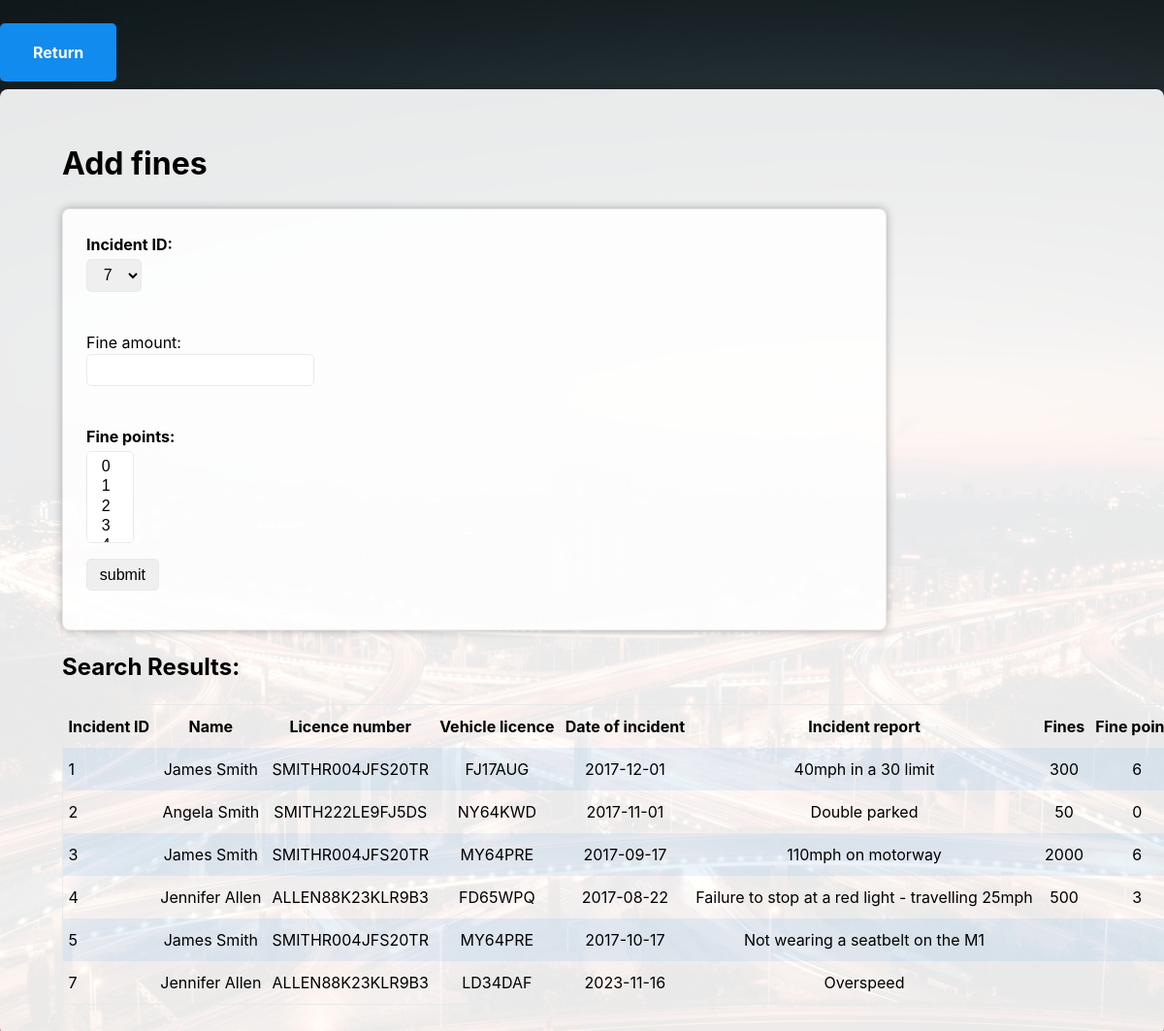
Page /html/coursework2/addfines.php on the committed database.
### tables this page shows
CREATE TABLE `Incident` (
  `Incident_ID` int(11) NOT NULL,
  `Vehicle_ID` int(11) DEFAULT NULL,
  `People_ID` int(11) DEFAULT NULL,
  `Incident_Date` date NOT NULL,
  `Incident_Report` varchar(500) NOT NULL,
  `Offence_ID` int(11) DEFAULT NULL
);

CREATE TABLE `People` (
  `People_ID` int(11) NOT NULL,
  `People_name` varchar(50) NOT NULL,
  `People_address` varchar(50) DEFAULT NULL,
  `People_licence` varchar(16) DEFAULT NULL
);

CREATE TABLE `Vehicle` (
  `Vehicle_ID` int(11) NOT NULL,
  `Vehicle_type` varchar(20) NOT NULL,
  `Vehicle_colour` varchar(20) NOT NULL,
  `Vehicle_licence` varchar(7) DEFAULT NULL
);

CREATE TABLE `Fines` (
  `Fine_ID` int(11) NOT NULL,
  `Fine_Amount` int(11) NOT NULL,
  `Fine_Points` int(11) NOT NULL,
  `Incident_ID` int(11) NOT NULL
);

### html/coursework2/addfines.php (the view, shortened to what this page needs)
<html>
<head>
    <link rel="stylesheet" href="addfines.css">
  </head>
<body>
  <button onclick="window.location.href='index_admin.php'">Return</button>
<main>
  <h1>Add fines</h1>
  <form action="addfines.php" method="post" class="second-form">
  <label for="incident">Incident ID:</label>
  <select name="incident" required>
  <?php
    require('./config/db.inc.php');
    $incident_query="SELECT Incident_ID FROM Incident WHERE NOT EXISTS (SELECT * FROM Fines WHERE Incident.Incident_ID = Fines.Incident_ID)";
    $result1=mysqli_query($conn,$incident_query);
    while($row = mysqli_fetch_assoc($result1)){
      $incident_id=$row['Incident_ID'];
      echo "<option value='$incident_id'>$incident_id</option>";
    }
    ?>
    </select><br/>
    Fine amount:<input type="text" name="fine_amount" required/><br/>
    <label for="point">Fine points:</label>
    <select name="point" id="point" multiple required>
      <option value="0">0</option>
      <option value="1">1</option>
      <option value="2">2</option>
      <option value="3">3</option>
      <option value="4">4</option>
    </select>
    <input type="submit" name="submit" value="submit">
  </form>
  <?php
  require('./config/db.inc.php');
    $sql="SELECT Incident.Incident_ID,People_name,People_licence,Vehicle_licence,Incident_Date,Incident_Report,Fine_Amount,Fine_Points
    FROM Incident
    LEFT JOIN People ON Incident.People_ID=People.People_ID
    LEFT JOIN Vehicle ON Incident.Vehicle_ID=Vehicle.Vehicle_ID
    LEFT JOIN Fines ON Incident.Incident_ID=Fines.Incident_ID";
    $result=mysqli_query($conn,$sql);
    $num=mysqli_num_rows($result);
    if($num>0){
        echo '<H2>Search Results:</h2>';
        echo "<table>";
        echo "<tr><th>Incident ID</th><th>Name</th><th>Licence number</th><th>Vehicle licence</th><th>Date of incident</th><th>Incident report</th><th>Fines</th><th>Fine points</th></tr>";
        while($row = mysqli_fetch_assoc($result)){
            echo "<tr>";
            echo "<td>".$row['Incident_ID']."</td>";
            echo "<td>".$row['People_name']."</td>";
            echo "<td>".$row['People_licence']."</td>";
            echo "<td>".$row['Vehicle_licence']."</td>";
            echo "<td>".$row['Incident_Date']."</td>";
            echo "<td>".$row['Incident_Report']."</td>";
            echo "<td>".$row['Fine_Amount']."</td>";
            echo "<td>".$row['Fine_Points']."</td>";
            echo "</tr>";
        }
        echo "</table>";
    }
  ?>
</main>
</body>
</html>

### html/coursework2/addfines.css (style rules this page uses)
:root { --border-radius: 5px; --box-shadow: 2px 2px 10px; --color: #118bee; --color-accent: #118bee15; --color-bg: #fff; --color-bg-secondary: #e9e9e9; --color-secondary: #920de9; --color-secondary-accent: #920de90b; --color-shadow: #f4f4f4; --color-text: #000; --color-text-secondary: #999; --font-family: -apple-system, BlinkMacSystemFont, "Segoe UI", Roboto, Oxygen-Sans, Ubuntu, Cantarell, "Helvetica Neue", sans-serif; --hover-brightness: 1.2; --justify-important: center; --justify-normal: left; --line-height: 1.5; --width-card: 285px; --width-card-medium: 460px; --width-card-wide: 800px; --width-content: 1080px; }
body { background-image: url('./assets/bg.jpeg'); background-size: cover; background-position: center; font-family: var(--font-family); line-height: var(--line-height); margin: 0; overflow-x: hidden; padding: 1rem 0; }
h1 { color: rgb(0, 0, 0); }
footer, header, main { margin: 0 auto; max-width: var(--width-content); background-color: rgba(255, 255, 255, 0.9); border-radius: 8px; box-shadow: 0 0 10px rgba(0, 0, 0, 0.3); padding: 2rem 4rem; }
h1, h2, h3, h4, h5, h6 { line-height: var(--line-height); }
a b, a em, a i, a strong, button { border-radius: var(--border-radius); display: inline-block; font-size: medium; font-weight: bold; line-height: var(--line-height); margin: 0.5rem 0; padding: 1rem 2rem; }
button { font-family: var(--font-family); }
a b, a strong, button { background-color: var(--color); border: 2px solid var(--color); color: var(--color-bg); }
.second-form { border: 1px solid var(--color-bg-secondary); border-radius: var(--border-radius); box-shadow: var(--box-shadow) var(--color-shadow); background-color: rgba(255, 255, 255, 0.871); border-radius: 8px; box-shadow: 0 0 10px rgba(0, 0, 0, 0.3); display: block; max-width: var(--width-card-wide); min-width: var(--width-card); padding: 1.5rem; text-align: var(--justify-normal); }
input, label, select, textarea { display: block; font-size: inherit; max-width: var(--width-card-wide); }
input, select, textarea { border: 1px solid var(--color-bg-secondary); border-radius: var(--border-radius); margin-bottom: 1rem; padding: 0.4rem 0.8rem; }
label { font-weight: bold; margin-bottom: 0.2rem; }
table { border: 1px solid var(--color-bg-secondary); border-radius: var(--border-radius); border-spacing: 0; display: inline-block; max-width: 120%; overflow-x: auto; padding: 0; white-space: nowrap; }
table td, table th, table tr { padding: 0.75rem 0.35rem; text-align: var(--justify-important); }
table thead th:first-child, table tr td:first-child { text-align: var(--justify-normal); }
table tr:nth-child(even) { background-color: var(--color-accent); }

### rows in the picture
incident: Incident_ID "1", People_ID.People_name "James Smith", People_ID.People_licence "SMITHR004JFS20TR", Vehicle_ID.Vehicle_licence "FJ17AUG", Incident_Date "2017-12-01", Incident_Report "40mph in a 30 limit", fines.Fine_Amount "300", fines.Fine_Points "6"
incident: Incident_ID "2", People_ID.People_name "Angela Smith", People_ID.People_licence "SMITH222LE9FJ5DS", Vehicle_ID.Vehicle_licence "NY64KWD", Incident_Date "2017-11-01", Incident_Report "Double parked", fines.Fine_Amount "50", fines.Fine_Points "0"
incident: Incident_ID "3", People_ID.People_name "James Smith", People_ID.People_licence "SMITHR004JFS20TR", Vehicle_ID.Vehicle_licence "MY64PRE", Incident_Date "2017-09-17", Incident_Report "110mph on motorway", fines.Fine_Amount "2000", fines.Fine_Points "6"
incident: Incident_ID "4", People_ID.People_name "Jennifer Allen", People_ID.People_licence "ALLEN88K23KLR9B3", Vehicle_ID.Vehicle_licence "FD65WPQ", Incident_Date "2017-08-22", Incident_Report "Failure to stop at a red light - travelling 25mph", fines.Fine_Amount "500", fines.Fine_Points "3"
incident: Incident_ID "5", People_ID.People_name "James Smith", People_ID.People_licence "SMITHR004JFS20TR", Vehicle_ID.Vehicle_licence "MY64PRE", Incident_Date "2017-10-17", Incident_Report "Not wearing a seatbelt on the M1"
incident: Incident_ID "7", People_ID.People_name "Jennifer Allen", People_ID.People_licence "ALLEN88K23KLR9B3", Vehicle_ID.Vehicle_licence "LD34DAF", Incident_Date "2023-11-16", Incident_Report "Overspeed"

### other values in the picture
form field incident "7"
